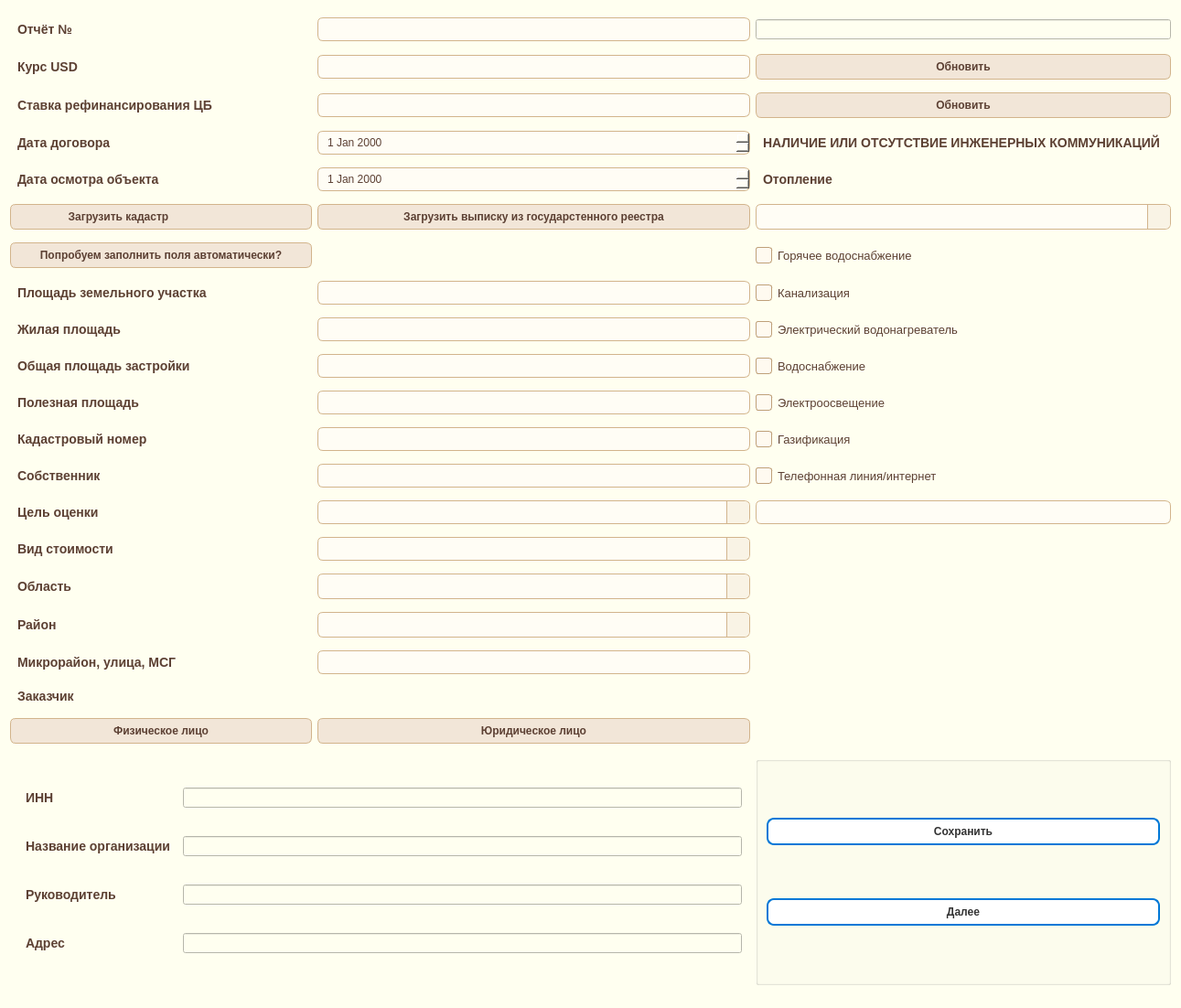
<?xml version="1.0" encoding="UTF-8"?>
<ui version="4.0">
 <class>info_widget</class>
 <widget class="QWidget" name="info_widget">
  <property name="geometry">
   <rect>
    <x>0</x>
    <y>0</y>
    <width>1291</width>
    <height>1102</height>
   </rect>
  </property>
  <property name="windowTitle">
   <string>Form</string>
  </property>
  <property name="styleSheet">
   <string notr="true">QWidget {
    background-color: #fffff0;
}
</string>
  </property>
  <layout class="QGridLayout" name="gridLayout_3">
   <item row="4" column="1">
    <widget class="QDateEdit" name="dateEdit">
     <property name="styleSheet">
      <string notr="true">QDateEdit {
    background-color: #fffdf5;         /* светлый тёплый фон, как у QLineEdit */
    color: #5c4033;                    /* шоколадный текст */
    border: 1px solid #d2b48c;         /* светло-коричневая рамка */
    border-radius: 6px;
    padding: 4px 8px;
    font-size: 12px;
}

QDateEdit:focus {
    border: 1px solid #a07d5e;
    background-color: #fff8e1;
}

QDateEdit::drop-down {
    subcontrol-origin: padding;
    subcontrol-position: top right;
    width: 22px;
    border-left: 1px solid #d2b48c;
    background-color: #f9f3e5;
    border-top-right-radius: 6px;
    border-bottom-right-radius: 6px;
}

QDateEdit::down-arrow {
    image: url(:/qt-project.org/styles/commonstyle/images/arrowdown-16.png);  /* стандартная стрелка */
    width: 12px;
    height: 12px;
}

QDateEdit:disabled {
    background-color: #f0f0f0;
    color: #999999;
    border: 1px solid #dddddd;
}
</string>
     </property>
    </widget>
   </item>
   <item row="6" column="1">
    <widget class="QPushButton" name="pushButton_upload_kochirma">
     <property name="styleSheet">
      <string notr="true">QPushButton {
    background-color: #f2e6d8;       /* тёплый светлый бежевый */
    color: #5c4033;                  /* тот же шоколадный, как и в QLabel */
    border: 1px solid #d2b48c;       /* светло-коричневая рамка */
    border-radius: 6px;
    padding: 6px 12px;
    font-size: 12px;
    font-weight: bold;
}

QPushButton:hover {
    background-color: #e6d2b5;       /* чуть темнее при наведении */
}

QPushButton:pressed {
    background-color: #d4b899;       /* эффект нажатия */
}

QPushButton:disabled {
    background-color: #f5f5f5;
    color: #aaa;
    border: 1px solid #ddd;
}
</string>
     </property>
     <property name="text">
      <string>Загрузить выписку из государстенного реестра</string>
     </property>
    </widget>
   </item>
   <item row="3" column="2">
    <widget class="QPushButton" name="pushButton_refresh_F">
     <property name="styleSheet">
      <string notr="true">QPushButton {
    background-color: #f2e6d8;       /* тёплый светлый бежевый */
    color: #5c4033;                  /* тот же шоколадный, как и в QLabel */
    border: 1px solid #d2b48c;       /* светло-коричневая рамка */
    border-radius: 6px;
    padding: 6px 12px;
    font-size: 12px;
    font-weight: bold;
}

QPushButton:hover {
    background-color: #e6d2b5;       /* чуть темнее при наведении */
}

QPushButton:pressed {
    background-color: #d4b899;       /* эффект нажатия */
}

QPushButton:disabled {
    background-color: #333333;
    color: #aaa;
    border: 1px solid #ddd;
}
</string>
     </property>
     <property name="text">
      <string>Обновить</string>
     </property>
    </widget>
   </item>
   <item row="4" column="0">
    <widget class="QLabel" name="label_4">
     <property name="styleSheet">
      <string notr="true">QLabel {
    color: #5c4033;         
    font-size: 14px;
    font-weight: 500;
    padding: 2px 4px;
}
</string>
     </property>
     <property name="text">
      <string>Дата договора</string>
     </property>
    </widget>
   </item>
   <item row="8" column="0">
    <widget class="QPushButton" name="pushButton_parse_kadastr">
     <property name="styleSheet">
      <string notr="true">QPushButton {
    background-color: #f2e6d8;       /* тёплый светлый бежевый */
    color: #5c4033;                  /* тот же шоколадный, как и в QLabel */
    border: 1px solid #d2b48c;       /* светло-коричневая рамка */
    border-radius: 6px;
    padding: 6px 12px;
    font-size: 12px;
    font-weight: bold;
}

QPushButton:hover {
    background-color: #e6d2b5;       /* чуть темнее при наведении */
}

QPushButton:pressed {
    background-color: #d4b899;       /* эффект нажатия */
}

QPushButton:disabled {
    background-color: #f5f5f5;
    color: #aaa;
    border: 1px solid #ddd;
}
</string>
     </property>
     <property name="text">
      <string>Попробуем заполнить поля автоматически?</string>
     </property>
    </widget>
   </item>
   <item row="6" column="2">
    <widget class="QComboBox" name="comboBox_Heating">
     <property name="styleSheet">
      <string notr="true">QComboBox {
    background-color: #fffdf5;
    color: #5c4033;
    border: 1px solid #d2b48c;
    border-radius: 6px;
    padding: 4px 6px;
    font-size: 14px;
}

QComboBox:focus {
    border: 1px solid #a07d5e;
    background-color: #fff8e1;
}

QComboBox::drop-down {
    subcontrol-origin: padding;
    subcontrol-position: top right;
    width: 24px;
    border-left: 1px solid #d2b48c;
    background-color: #f9f3e5;
    border-top-right-radius: 6px;
    border-bottom-right-radius: 6px;
}
QComboBox::down-arrow {
    width: 12px;
    height: 12px;
    image: none;
}

</string>
     </property>
    </widget>
   </item>
   <item row="4" column="2">
    <widget class="QLabel" name="label">
     <property name="font">
      <font>
       <pointsize>-1</pointsize>
       <weight>62</weight>
       <bold>true</bold>
      </font>
     </property>
     <property name="styleSheet">
      <string notr="true">QLabel {
    color: #5c4033;          /* тёмно-серый текст */
    font-size: 14px;
    font-weight: 500;
    padding: 2px 4px;
}
</string>
     </property>
     <property name="text">
      <string>НАЛИЧИЕ ИЛИ ОТСУТСТВИЕ ИНЖЕНЕРНЫХ КОММУНИКАЦИЙ</string>
     </property>
    </widget>
   </item>
   <item row="8" column="2">
    <widget class="QCheckBox" name="checkBox_hot_water">
     <property name="styleSheet">
      <string notr="true">QCheckBox {
    spacing: 6px;
    font-size: 13px;
    color: #5c4033;
}

QCheckBox::indicator {
    width: 16px;
    height: 16px;
    border: 1px solid #bfa07a;
    background-color: #fffaf0;
    border-radius: 3px;
}

QCheckBox::indicator:hover {
    border: 1px solid #a07d5e;
    background-color: #f9f0df;
}

QCheckBox::indicator:checked {
    background-color: #d2b48c; /* тёплый коричнево-бежевый */
    border: 1px solid #a07d5e;
}

QCheckBox::indicator:disabled {
    background-color: #f0f0f0;
    border: 1px solid #cccccc;
}
</string>
     </property>
     <property name="text">
      <string>Горячее водоснабжение</string>
     </property>
    </widget>
   </item>
   <item row="5" column="2">
    <widget class="QLabel" name="label_Heating">
     <property name="styleSheet">
      <string notr="true">QLabel {
    color: #5c4033;         
    font-size: 14px;
    font-weight: 500;
    padding: 2px 4px;
}
</string>
     </property>
     <property name="text">
      <string>Отопление</string>
     </property>
    </widget>
   </item>
   <item row="5" column="0">
    <widget class="QLabel" name="label_5">
     <property name="styleSheet">
      <string notr="true">QLabel {
    color: #5c4033;         
    font-size: 14px;
    font-weight: 500;
    padding: 2px 4px;
}
</string>
     </property>
     <property name="text">
      <string>Дата осмотра объекта                                         </string>
     </property>
    </widget>
   </item>
   <item row="12" column="0">
    <widget class="QLabel" name="label_useful_area">
     <property name="styleSheet">
      <string notr="true">QLabel {
    color: #5c4033;         
    font-size: 14px;
    font-weight: 500;
    padding: 2px 4px;
}
</string>
     </property>
     <property name="text">
      <string>Полезная площадь</string>
     </property>
    </widget>
   </item>
   <item row="11" column="0">
    <widget class="QLabel" name="label_total_area">
     <property name="styleSheet">
      <string notr="true">QLabel {
    color: #5c4033;         
    font-size: 14px;
    font-weight: 500;
    padding: 2px 4px;
}
</string>
     </property>
     <property name="text">
      <string>Общая площадь застройки</string>
     </property>
    </widget>
   </item>
   <item row="11" column="1">
    <widget class="QLineEdit" name="lineEdit_total_area">
     <property name="styleSheet">
      <string notr="true">QLineEdit {
    background-color: #fffdf5;           /* чуть отличающийся от фона */
    color: #5c4033;                      /* шоколадный текст */
    border: 1px solid #d2b48c;           /* тёплая светло-коричневая рамка */
    border-radius: 6px;
    padding: 4px 8px;
    font-size: 12px;
}

QLineEdit:focus {
    border: 1px solid #a07d5e;           /* выделение рамки при фокусе */
    background-color: #fff8e1;
}

QLineEdit:disabled {
    background-color: #f0f0f0;
    color: #999999;
    border: 1px solid #dddddd;
}
</string>
     </property>
    </widget>
   </item>
   <item row="10" column="1">
    <widget class="QLineEdit" name="lineEdit_living_area">
     <property name="styleSheet">
      <string notr="true">QLineEdit {
    background-color: #fffdf5;           /* чуть отличающийся от фона */
    color: #5c4033;                      /* шоколадный текст */
    border: 1px solid #d2b48c;           /* тёплая светло-коричневая рамка */
    border-radius: 6px;
    padding: 4px 8px;
    font-size: 12px;
}

QLineEdit:focus {
    border: 1px solid #a07d5e;           /* выделение рамки при фокусе */
    background-color: #fff8e1;
}

QLineEdit:disabled {
    background-color: #f0f0f0;
    color: #999999;
    border: 1px solid #dddddd;
}
</string>
     </property>
    </widget>
   </item>
   <item row="13" column="0">
    <widget class="QLabel" name="label_cadastral_number">
     <property name="styleSheet">
      <string notr="true">QLabel {
    color: #5c4033;         
    font-size: 14px;
    font-weight: 500;
    padding: 2px 4px;
}
</string>
     </property>
     <property name="text">
      <string>Кадастровый номер</string>
     </property>
    </widget>
   </item>
   <item row="12" column="1">
    <widget class="QLineEdit" name="lineEdit_useful_area">
     <property name="styleSheet">
      <string notr="true">QLineEdit {
    background-color: #fffdf5;           /* чуть отличающийся от фона */
    color: #5c4033;                      /* шоколадный текст */
    border: 1px solid #d2b48c;           /* тёплая светло-коричневая рамка */
    border-radius: 6px;
    padding: 4px 8px;
    font-size: 12px;
}

QLineEdit:focus {
    border: 1px solid #a07d5e;           /* выделение рамки при фокусе */
    background-color: #fff8e1;
}

QLineEdit:disabled {
    background-color: #f0f0f0;
    color: #999999;
    border: 1px solid #dddddd;
}
</string>
     </property>
    </widget>
   </item>
   <item row="13" column="1">
    <widget class="QLineEdit" name="lineEdit_cadastral_number">
     <property name="styleSheet">
      <string notr="true">QLineEdit {
    background-color: #fffdf5;           /* чуть отличающийся от фона */
    color: #5c4033;                      /* шоколадный текст */
    border: 1px solid #d2b48c;           /* тёплая светло-коричневая рамка */
    border-radius: 6px;
    padding: 4px 8px;
    font-size: 12px;
}

QLineEdit:focus {
    border: 1px solid #a07d5e;           /* выделение рамки при фокусе */
    background-color: #fff8e1;
}

QLineEdit:disabled {
    background-color: #f0f0f0;
    color: #999999;
    border: 1px solid #dddddd;
}
</string>
     </property>
    </widget>
   </item>
   <item row="15" column="1">
    <widget class="QComboBox" name="comboBox_valuating_point">
     <property name="styleSheet">
      <string notr="true">QComboBox {
    background-color: #fffdf5;
    color: #5c4033;
    border: 1px solid #d2b48c;
    border-radius: 6px;
    padding: 4px 6px;
    font-size: 12px;
}

QComboBox:focus {
    border: 1px solid #a07d5e;
    background-color: #fff8e1;
}

QComboBox::drop-down {
    subcontrol-origin: padding;
    subcontrol-position: top right;
    width: 24px;
    border-left: 1px solid #d2b48c;
    background-color: #f9f3e5;
    border-top-right-radius: 6px;
    border-bottom-right-radius: 6px;
}
QComboBox::down-arrow {
    width: 12px;
    height: 12px;
    image: none;
}

</string>
     </property>
    </widget>
   </item>
   <item row="14" column="0">
    <widget class="QLabel" name="label_6">
     <property name="styleSheet">
      <string notr="true">QLabel {
    color: #5c4033;         
    font-size: 14px;
    font-weight: 500;
    padding: 2px 4px;
}
</string>
     </property>
     <property name="text">
      <string>Собственник</string>
     </property>
    </widget>
   </item>
   <item row="14" column="1">
    <widget class="QLineEdit" name="lineEdit_owner">
     <property name="styleSheet">
      <string notr="true">QLineEdit {
    background-color: #fffdf5;           /* чуть отличающийся от фона */
    color: #5c4033;                      /* шоколадный текст */
    border: 1px solid #d2b48c;           /* тёплая светло-коричневая рамка */
    border-radius: 6px;
    padding: 4px 8px;
    font-size: 12px;
}

QLineEdit:focus {
    border: 1px solid #a07d5e;           /* выделение рамки при фокусе */
    background-color: #fff8e1;
}

QLineEdit:disabled {
    background-color: #f0f0f0;
    color: #999999;
    border: 1px solid #dddddd;
}
</string>
     </property>
     <property name="text">
      <string/>
     </property>
    </widget>
   </item>
   <item row="15" column="0">
    <widget class="QLabel" name="label_8">
     <property name="styleSheet">
      <string notr="true">QLabel {
    color: #5c4033;         
    font-size: 14px;
    font-weight: 500;
    padding: 2px 4px;
}
</string>
     </property>
     <property name="text">
      <string>Цель оценки</string>
     </property>
    </widget>
   </item>
   <item row="23" column="2">
    <widget class="QGroupBox" name="groupBox">
     <property name="title">
      <string/>
     </property>
     <layout class="QGridLayout" name="gridLayout_4">
      <item row="0" column="0">
       <widget class="QPushButton" name="save_report_button">
        <property name="styleSheet">
         <string notr="true">QPushButton {
    background-color: #ffffff;
    color: #333333;
    border: 2px solid #0078d7;         /* синий акцент */
    border-radius: 8px;
    padding: 6px 12px;
    font-weight: bold;
}

QPushButton:hover {
    background-color: #e6f0ff;         /* светло-синий при наведении */
}

QPushButton:pressed {
    background-color: #cce0ff;         /* темнее при нажатии */
}

QPushButton:disabled {
    background-color: #f0f0f0;
    color: #a0a0a0;
    border: 1px solid #cccccc;
}
#pushButton_duplicate {
    background-color: #f9f9f9;
    border: 2px solid #28a745;   /* зелёный */
    border-radius: 8px;
    padding: 6px 14px;
}
#pushButton_duplicate:hover {
    background-color: #e6ffe9;
}
</string>
        </property>
        <property name="text">
         <string>Сохранить</string>
        </property>
       </widget>
      </item>
      <item row="1" column="0">
       <widget class="QPushButton" name="pushButton_next">
        <property name="styleSheet">
         <string notr="true">QPushButton {
    background-color: #ffffff;
    color: #333333;
    border: 2px solid #0078d7;         /* синий акцент */
    border-radius: 8px;
    padding: 6px 12px;
    font-weight: bold;
}

QPushButton:hover {
    background-color: #e6f0ff;         /* светло-синий при наведении */
}

QPushButton:pressed {
    background-color: #cce0ff;         /* темнее при нажатии */
}

QPushButton:disabled {
    background-color: #f0f0f0;
    color: #a0a0a0;
    border: 1px solid #cccccc;
}
#pushButton_duplicate {
    background-color: #f9f9f9;
    border: 2px solid #28a745;   /* зелёный */
    border-radius: 8px;
    padding: 6px 14px;
}
#pushButton_duplicate:hover {
    background-color: #e6ffe9;
}
</string>
        </property>
        <property name="text">
         <string>Далее</string>
        </property>
       </widget>
      </item>
     </layout>
    </widget>
   </item>
   <item row="5" column="1">
    <widget class="QDateEdit" name="dateEdit_2">
     <property name="styleSheet">
      <string notr="true">QDateEdit {
    background-color: #fffdf5;         /* светлый тёплый фон, как у QLineEdit */
    color: #5c4033;                    /* шоколадный текст */
    border: 1px solid #d2b48c;         /* светло-коричневая рамка */
    border-radius: 6px;
    padding: 4px 8px;
    font-size: 12px;
}

QDateEdit:focus {
    border: 1px solid #a07d5e;
    background-color: #fff8e1;
}

QDateEdit::drop-down {
    subcontrol-origin: padding;
    subcontrol-position: top right;
    width: 22px;
    border-left: 1px solid #d2b48c;
    background-color: #f9f3e5;
    border-top-right-radius: 6px;
    border-bottom-right-radius: 6px;
}

QDateEdit::down-arrow {
    image: url(:/qt-project.org/styles/commonstyle/images/arrowdown-16.png);  /* стандартная стрелка */
    width: 12px;
    height: 12px;
}

QDateEdit:disabled {
    background-color: #f0f0f0;
    color: #999999;
    border: 1px solid #dddddd;
}
</string>
     </property>
    </widget>
   </item>
   <item row="19" column="0">
    <widget class="QLabel" name="label_11">
     <property name="styleSheet">
      <string notr="true">QLabel {
    color: #5c4033;         
    font-size: 14px;
    font-weight: 500;
    padding: 2px 4px;
}
</string>
     </property>
     <property name="text">
      <string>Район</string>
     </property>
    </widget>
   </item>
   <item row="6" column="0">
    <widget class="QPushButton" name="pushButton_upload_kadastr">
     <property name="styleSheet">
      <string notr="true">QPushButton {
    background-color: #f2e6d8;       /* тёплый светлый бежевый */
    color: #5c4033;                  /* тот же шоколадный, как и в QLabel */
    border: 1px solid #d2b48c;       /* светло-коричневая рамка */
    border-radius: 6px;
    padding: 6px 12px;
    font-size: 12px;
    font-weight: bold;
}

QPushButton:hover {
    background-color: #e6d2b5;       /* чуть темнее при наведении */
}

QPushButton:pressed {
    background-color: #d4b899;       /* эффект нажатия */
}

QPushButton:disabled {
    background-color: #f5f5f5;
    color: #aaa;
    border: 1px solid #ddd;
}
</string>
     </property>
     <property name="text">
      <string>Загрузить кадастр                            </string>
     </property>
    </widget>
   </item>
   <item row="19" column="1">
    <widget class="QComboBox" name="comboBox_rayon">
     <property name="styleSheet">
      <string notr="true">QComboBox {
    background-color: #fffdf5;
    color: #5c4033;
    border: 1px solid #d2b48c;
    border-radius: 6px;
    padding: 4px 6px;
    font-size: 14px;
}

QComboBox:focus {
    border: 1px solid #a07d5e;
    background-color: #fff8e1;
}

QComboBox::drop-down {
    subcontrol-origin: padding;
    subcontrol-position: top right;
    width: 24px;
    border-left: 1px solid #d2b48c;
    background-color: #f9f3e5;
    border-top-right-radius: 6px;
    border-bottom-right-radius: 6px;
}
QComboBox::down-arrow {
    width: 12px;
    height: 12px;
    image: none;
}

</string>
     </property>
    </widget>
   </item>
   <item row="20" column="0">
    <widget class="QLabel" name="label_12">
     <property name="styleSheet">
      <string notr="true">QLabel {
    color: #5c4033;         
    font-size: 14px;
    font-weight: 500;
    padding: 2px 4px;
}
</string>
     </property>
     <property name="text">
      <string>Микрорайон, улица, МСГ</string>
     </property>
    </widget>
   </item>
   <item row="17" column="0">
    <widget class="QLabel" name="label_9">
     <property name="styleSheet">
      <string notr="true">QLabel {
    color: #5c4033;         
    font-size: 14px;
    font-weight: 500;
    padding: 2px 4px;
}
</string>
     </property>
     <property name="text">
      <string>Вид стоимости</string>
     </property>
    </widget>
   </item>
   <item row="20" column="1">
    <widget class="QLineEdit" name="lineEdit_adress">
     <property name="styleSheet">
      <string notr="true">QLineEdit {
    background-color: #fffdf5;           /* чуть отличающийся от фона */
    color: #5c4033;                      /* шоколадный текст */
    border: 1px solid #d2b48c;           /* тёплая светло-коричневая рамка */
    border-radius: 6px;
    padding: 4px 8px;
    font-size: 12px;
}

QLineEdit:focus {
    border: 1px solid #a07d5e;           /* выделение рамки при фокусе */
    background-color: #fff8e1;
}

QLineEdit:disabled {
    background-color: #f0f0f0;
    color: #999999;
    border: 1px solid #dddddd;
}
</string>
     </property>
     <property name="text">
      <string/>
     </property>
    </widget>
   </item>
   <item row="17" column="1">
    <widget class="QComboBox" name="comboBox_price_type">
     <property name="styleSheet">
      <string notr="true">QComboBox {
    background-color: #fffdf5;
    color: #5c4033;
    border: 1px solid #d2b48c;
    border-radius: 6px;
    padding: 4px 6px;
    font-size: 12px;
}

QComboBox:focus {
    border: 1px solid #a07d5e;
    background-color: #fff8e1;
}

QComboBox::drop-down {
    subcontrol-origin: padding;
    subcontrol-position: top right;
    width: 24px;
    border-left: 1px solid #d2b48c;
    background-color: #f9f3e5;
    border-top-right-radius: 6px;
    border-bottom-right-radius: 6px;
}
QComboBox::down-arrow {
    width: 12px;
    height: 12px;
    image: none;
}

</string>
     </property>
    </widget>
   </item>
   <item row="18" column="0">
    <widget class="QLabel" name="label_10">
     <property name="styleSheet">
      <string notr="true">QLabel {
    color: #5c4033;         
    font-size: 14px;
    font-weight: 500;
    padding: 2px 4px;
}
</string>
     </property>
     <property name="text">
      <string>Область</string>
     </property>
    </widget>
   </item>
   <item row="10" column="2">
    <widget class="QCheckBox" name="checkBox_Ariston">
     <property name="styleSheet">
      <string notr="true">QCheckBox {
    spacing: 6px;
    font-size: 13px;
    color: #5c4033;
}

QCheckBox::indicator {
    width: 16px;
    height: 16px;
    border: 1px solid #bfa07a;
    background-color: #fffaf0;
    border-radius: 3px;
}

QCheckBox::indicator:hover {
    border: 1px solid #a07d5e;
    background-color: #f9f0df;
}

QCheckBox::indicator:checked {
    background-color: #d2b48c; /* тёплый коричнево-бежевый */
    border: 1px solid #a07d5e;
}

QCheckBox::indicator:disabled {
    background-color: #f0f0f0;
    border: 1px solid #cccccc;
}
</string>
     </property>
     <property name="text">
      <string>Электрический водонагреватель</string>
     </property>
    </widget>
   </item>
   <item row="22" column="0">
    <widget class="QPushButton" name="pushButton_buyer_man">
     <property name="styleSheet">
      <string notr="true">QPushButton {
    background-color: #f2e6d8;       /* тёплый светлый бежевый */
    color: #5c4033;                  /* тот же шоколадный, как и в QLabel */
    border: 1px solid #d2b48c;       /* светло-коричневая рамка */
    border-radius: 6px;
    padding: 6px 12px;
    font-size: 12px;
    font-weight: bold;
}

QPushButton:hover {
    background-color: #e6d2b5;       /* чуть темнее при наведении */
}

QPushButton:pressed {
    background-color: #d4b899;       /* эффект нажатия */
}

QPushButton:disabled {
    background-color: #f5f5f5;
    color: #aaa;
    border: 1px solid #ddd;
}
</string>
     </property>
     <property name="text">
      <string>Физическое лицо</string>
     </property>
    </widget>
   </item>
   <item row="22" column="1">
    <widget class="QPushButton" name="pushButton_buyer_company">
     <property name="styleSheet">
      <string notr="true">QPushButton {
    background-color: #f2e6d8;       /* тёплый светлый бежевый */
    color: #5c4033;                  /* тот же шоколадный, как и в QLabel */
    border: 1px solid #d2b48c;       /* светло-коричневая рамка */
    border-radius: 6px;
    padding: 6px 12px;
    font-size: 12px;
    font-weight: bold;
}

QPushButton:hover {
    background-color: #e6d2b5;       /* чуть темнее при наведении */
}

QPushButton:pressed {
    background-color: #d4b899;       /* эффект нажатия */
}

QPushButton:disabled {
    background-color: #f5f5f5;
    color: #aaa;
    border: 1px solid #ddd;
}
</string>
     </property>
     <property name="text">
      <string>Юридическое лицо</string>
     </property>
    </widget>
   </item>
   <item row="14" column="2">
    <widget class="QCheckBox" name="checkBox_ADSL">
     <property name="styleSheet">
      <string notr="true">QCheckBox {
    spacing: 6px;
    font-size: 13px;
    color: #5c4033;
}

QCheckBox::indicator {
    width: 16px;
    height: 16px;
    border: 1px solid #bfa07a;
    background-color: #fffaf0;
    border-radius: 3px;
}

QCheckBox::indicator:hover {
    border: 1px solid #a07d5e;
    background-color: #f9f0df;
}

QCheckBox::indicator:checked {
    background-color: #d2b48c; /* тёплый коричнево-бежевый */
    border: 1px solid #a07d5e;
}

QCheckBox::indicator:disabled {
    background-color: #f0f0f0;
    border: 1px solid #cccccc;
}
</string>
     </property>
     <property name="text">
      <string>Телефонная линия/интернет</string>
     </property>
    </widget>
   </item>
   <item row="11" column="2">
    <widget class="QCheckBox" name="checkBox_water">
     <property name="styleSheet">
      <string notr="true">QCheckBox {
    spacing: 6px;
    font-size: 13px;
    color: #5c4033;
}

QCheckBox::indicator {
    width: 16px;
    height: 16px;
    border: 1px solid #bfa07a;
    background-color: #fffaf0;
    border-radius: 3px;
}

QCheckBox::indicator:hover {
    border: 1px solid #a07d5e;
    background-color: #f9f0df;
}

QCheckBox::indicator:checked {
    background-color: #d2b48c; /* тёплый коричнево-бежевый */
    border: 1px solid #a07d5e;
}

QCheckBox::indicator:disabled {
    background-color: #f0f0f0;
    border: 1px solid #cccccc;
}
</string>
     </property>
     <property name="text">
      <string>Водоснабжение</string>
     </property>
    </widget>
   </item>
   <item row="9" column="1">
    <widget class="QLineEdit" name="lineEdit_land_area">
     <property name="styleSheet">
      <string notr="true">QLineEdit {
    background-color: #fffdf5;           /* чуть отличающийся от фона */
    color: #5c4033;                      /* шоколадный текст */
    border: 1px solid #d2b48c;           /* тёплая светло-коричневая рамка */
    border-radius: 6px;
    padding: 4px 8px;
    font-size: 12px;
}

QLineEdit:focus {
    border: 1px solid #a07d5e;           /* выделение рамки при фокусе */
    background-color: #fff8e1;
}

QLineEdit:disabled {
    background-color: #f0f0f0;
    color: #999999;
    border: 1px solid #dddddd;
}
</string>
     </property>
    </widget>
   </item>
   <item row="9" column="2">
    <widget class="QCheckBox" name="checkBox_Sewerage">
     <property name="styleSheet">
      <string notr="true">QCheckBox {
    spacing: 6px;
    font-size: 13px;
    color: #5c4033;
}

QCheckBox::indicator {
    width: 16px;
    height: 16px;
    border: 1px solid #bfa07a;
    background-color: #fffaf0;
    border-radius: 3px;
}

QCheckBox::indicator:hover {
    border: 1px solid #a07d5e;
    background-color: #f9f0df;
}

QCheckBox::indicator:checked {
    background-color: #d2b48c; /* тёплый коричнево-бежевый */
    border: 1px solid #a07d5e;
}

QCheckBox::indicator:disabled {
    background-color: #f0f0f0;
    border: 1px solid #cccccc;
}
</string>
     </property>
     <property name="text">
      <string>Канализация</string>
     </property>
    </widget>
   </item>
   <item row="12" column="2">
    <widget class="QCheckBox" name="checkBox_Electric">
     <property name="styleSheet">
      <string notr="true">QCheckBox {
    spacing: 6px;
    font-size: 13px;
    color: #5c4033;
}

QCheckBox::indicator {
    width: 16px;
    height: 16px;
    border: 1px solid #bfa07a;
    background-color: #fffaf0;
    border-radius: 3px;
}

QCheckBox::indicator:hover {
    border: 1px solid #a07d5e;
    background-color: #f9f0df;
}

QCheckBox::indicator:checked {
    background-color: #d2b48c; /* тёплый коричнево-бежевый */
    border: 1px solid #a07d5e;
}

QCheckBox::indicator:disabled {
    background-color: #f0f0f0;
    border: 1px solid #cccccc;
}
</string>
     </property>
     <property name="text">
      <string>Электроосвещение</string>
     </property>
    </widget>
   </item>
   <item row="15" column="2">
    <widget class="QLineEdit" name="lineEdit_developer">
     <property name="styleSheet">
      <string notr="true">QLineEdit {
    background-color: #fffdf5;           /* чуть отличающийся от фона */
    color: #5c4033;                      /* шоколадный текст */
    border: 1px solid #d2b48c;           /* тёплая светло-коричневая рамка */
    border-radius: 6px;
    padding: 4px 8px;
    font-size: 12px;
}

QLineEdit:focus {
    border: 1px solid #a07d5e;           /* выделение рамки при фокусе */
    background-color: #fff8e1;
}

QLineEdit:disabled {
    background-color: #f0f0f0;
    color: #999999;
    border: 1px solid #dddddd;
}
</string>
     </property>
    </widget>
   </item>
   <item row="9" column="0">
    <widget class="QLabel" name="label_land_area">
     <property name="styleSheet">
      <string notr="true">QLabel {
    color: #5c4033;         
    font-size: 14px;
    font-weight: 500;
    padding: 2px 4px;
}
</string>
     </property>
     <property name="text">
      <string>Площадь земельного участка</string>
     </property>
    </widget>
   </item>
   <item row="2" column="1">
    <widget class="QLineEdit" name="reportNumberEdit_2">
     <property name="font">
      <font>
       <pointsize>-1</pointsize>
      </font>
     </property>
     <property name="styleSheet">
      <string notr="true">QLineEdit {
    background-color: #fffdf5;           /* чуть отличающийся от фона */
    color: #5c4033;                      /* шоколадный текст */
    border: 1px solid #d2b48c;           /* тёплая светло-коричневая рамка */
    border-radius: 6px;
    padding: 4px 8px;
    font-size: 12px;
}

QLineEdit:focus {
    border: 1px solid #a07d5e;           /* выделение рамки при фокусе */
    background-color: #fff8e1;
}

QLineEdit:disabled {
    background-color: #f0f0f0;
    color: #999999;
    border: 1px solid #dddddd;
}
</string>
     </property>
    </widget>
   </item>
   <item row="18" column="1">
    <widget class="QComboBox" name="comboBox_oblast">
     <property name="styleSheet">
      <string notr="true">QComboBox {
    background-color: #fffdf5;
    color: #5c4033;
    border: 1px solid #d2b48c;
    border-radius: 6px;
    padding: 4px 6px;
    font-size: 14px;
}

QComboBox:focus {
    border: 1px solid #a07d5e;
    background-color: #fff8e1;
}

QComboBox::drop-down {
    subcontrol-origin: padding;
    subcontrol-position: top right;
    width: 24px;
    border-left: 1px solid #d2b48c;
    background-color: #f9f3e5;
    border-top-right-radius: 6px;
    border-bottom-right-radius: 6px;
}
QComboBox::down-arrow {
    width: 12px;
    height: 12px;
    image: none;
}

</string>
     </property>
    </widget>
   </item>
   <item row="13" column="2">
    <widget class="QCheckBox" name="checkBox_gas">
     <property name="styleSheet">
      <string notr="true">QCheckBox {
    spacing: 6px;
    font-size: 13px;
    color: #5c4033;
}

QCheckBox::indicator {
    width: 16px;
    height: 16px;
    border: 1px solid #bfa07a;
    background-color: #fffaf0;
    border-radius: 3px;
}

QCheckBox::indicator:hover {
    border: 1px solid #a07d5e;
    background-color: #f9f0df;
}

QCheckBox::indicator:checked {
    background-color: #d2b48c; /* тёплый коричнево-бежевый */
    border: 1px solid #a07d5e;
}

QCheckBox::indicator:disabled {
    background-color: #f0f0f0;
    border: 1px solid #cccccc;
}
</string>
     </property>
     <property name="text">
      <string>Газификация</string>
     </property>
    </widget>
   </item>
   <item row="2" column="0">
    <widget class="QLabel" name="label_3">
     <property name="styleSheet">
      <string notr="true">QLabel {
    color: #5c4033;         
    font-size: 14px;
    font-weight: 500;
    padding: 2px 4px;
}
</string>
     </property>
     <property name="text">
      <string>Курс USD</string>
     </property>
    </widget>
   </item>
   <item row="3" column="0">
    <widget class="QLabel" name="label_21">
     <property name="styleSheet">
      <string notr="true">QLabel {
    color: #5c4033;         
    font-size: 14px;
    font-weight: 500;
    padding: 2px 4px;
}
</string>
     </property>
     <property name="text">
      <string>Ставка рефинансирования ЦБ</string>
     </property>
    </widget>
   </item>
   <item row="3" column="1">
    <widget class="QLineEdit" name="lineEdit_CBUF">
     <property name="styleSheet">
      <string notr="true">QLineEdit {
    background-color: #fffdf5;           /* чуть отличающийся от фона */
    color: #5c4033;                      /* шоколадный текст */
    border: 1px solid #d2b48c;           /* тёплая светло-коричневая рамка */
    border-radius: 6px;
    padding: 4px 8px;
    font-size: 12px;
}

QLineEdit:focus {
    border: 1px solid #a07d5e;           /* выделение рамки при фокусе */
    background-color: #fff8e1;
}

QLineEdit:disabled {
    background-color: #f0f0f0;
    color: #999999;
    border: 1px solid #dddddd;
}
</string>
     </property>
    </widget>
   </item>
   <item row="2" column="2">
    <widget class="QPushButton" name="pushButton_refresh_exchange">
     <property name="styleSheet">
      <string notr="true">QPushButton {
    background-color: #f2e6d8;       /* тёплый светлый бежевый */
    color: #5c4033;                  /* тот же шоколадный, как и в QLabel */
    border: 1px solid #d2b48c;       /* светло-коричневая рамка */
    border-radius: 6px;
    padding: 6px 12px;
    font-size: 12px;
    font-weight: bold;
}

QPushButton:hover {
    background-color: #e6d2b5;       /* чуть темнее при наведении */
}

QPushButton:pressed {
    background-color: #d4b899;       /* эффект нажатия */
}

QPushButton:disabled {
    background-color: #333333;
    color: #aaa;
    border: 1px solid #ddd;
}
</string>
     </property>
     <property name="text">
      <string>Обновить</string>
     </property>
    </widget>
   </item>
   <item row="21" column="0">
    <widget class="QLabel" name="label_7">
     <property name="maximumSize">
      <size>
       <width>16777215</width>
       <height>20</height>
      </size>
     </property>
     <property name="styleSheet">
      <string notr="true">QLabel {
    color: #5c4033;         
    font-size: 14px;
    font-weight: 500;
    padding: 2px 4px;
}
</string>
     </property>
     <property name="text">
      <string>Заказчик</string>
     </property>
    </widget>
   </item>
   <item row="0" column="2">
    <widget class="QLineEdit" name="reportNumberEdit">
     <property name="alignment">
      <set>Qt::AlignRight|Qt::AlignTrailing|Qt::AlignVCenter</set>
     </property>
    </widget>
   </item>
   <item row="0" column="1">
    <widget class="QLineEdit" name="lineEdit_reg_number">
     <property name="font">
      <font>
       <pointsize>-1</pointsize>
      </font>
     </property>
     <property name="styleSheet">
      <string notr="true">QLineEdit {
    background-color: #fffdf5;           /* чуть отличающийся от фона */
    color: #5c4033;                      /* шоколадный текст */
    border: 1px solid #d2b48c;           /* тёплая светло-коричневая рамка */
    border-radius: 6px;
    padding: 4px 8px;
    font-size: 12px;
}

QLineEdit:focus {
    border: 1px solid #a07d5e;           /* выделение рамки при фокусе */
    background-color: #fff8e1;
}

QLineEdit:disabled {
    background-color: #f0f0f0;
    color: #999999;
    border: 1px solid #dddddd;
}
</string>
     </property>
    </widget>
   </item>
   <item row="0" column="0">
    <widget class="QLabel" name="label_2">
     <property name="styleSheet">
      <string notr="true">QLabel {
    color: #5c4033;          /* тёмно-серый текст */
    font-size: 14px;
    font-weight: 500;
    padding: 2px 4px;
}
</string>
     </property>
     <property name="text">
      <string>Отчёт №</string>
     </property>
    </widget>
   </item>
   <item row="10" column="0">
    <widget class="QLabel" name="label_living_area">
     <property name="styleSheet">
      <string notr="true">QLabel {
    color: #5c4033;         
    font-size: 14px;
    font-weight: 500;
    padding: 2px 4px;
}
</string>
     </property>
     <property name="text">
      <string>Жилая площадь</string>
     </property>
    </widget>
   </item>
   <item row="23" column="0" colspan="2">
    <widget class="QStackedWidget" name="stackedWidget_buyer">
     <property name="minimumSize">
      <size>
       <width>809</width>
       <height>100</height>
      </size>
     </property>
     <property name="maximumSize">
      <size>
       <width>16777215</width>
       <height>250</height>
      </size>
     </property>
     <property name="currentIndex">
      <number>0</number>
     </property>
     <widget class="QWidget" name="page">
      <layout class="QGridLayout" name="gridLayout_2">
       <item row="0" column="0">
        <widget class="QLabel" name="label_17">
         <property name="font">
          <font>
           <pointsize>-1</pointsize>
           <weight>62</weight>
           <bold>true</bold>
          </font>
         </property>
         <property name="styleSheet">
          <string notr="true">QLabel {
    color: #5c4033;         
    font-size: 14px;
    font-weight: 500;
    padding: 2px 4px;
}
</string>
         </property>
         <property name="text">
          <string>ИНН</string>
         </property>
        </widget>
       </item>
       <item row="1" column="1">
        <widget class="QLineEdit" name="lineEdit_name_company"/>
       </item>
       <item row="0" column="1">
        <widget class="QLineEdit" name="INN_LineEdit"/>
       </item>
       <item row="1" column="0">
        <widget class="QLabel" name="label_18">
         <property name="font">
          <font>
           <pointsize>-1</pointsize>
           <weight>62</weight>
           <bold>true</bold>
          </font>
         </property>
         <property name="styleSheet">
          <string notr="true">QLabel {
    color: #5c4033;         
    font-size: 14px;
    font-weight: 500;
    padding: 2px 4px;
}
</string>
         </property>
         <property name="text">
          <string>Название организации</string>
         </property>
        </widget>
       </item>
       <item row="3" column="1">
        <widget class="QLineEdit" name="LineEdit_adress_company"/>
       </item>
       <item row="2" column="1">
        <widget class="QLineEdit" name="lineEdit_director"/>
       </item>
       <item row="2" column="0">
        <widget class="QLabel" name="label_19">
         <property name="font">
          <font>
           <pointsize>-1</pointsize>
           <weight>62</weight>
           <bold>true</bold>
          </font>
         </property>
         <property name="styleSheet">
          <string notr="true">QLabel {
    color: #5c4033;         
    font-size: 14px;
    font-weight: 500;
    padding: 2px 4px;
}
</string>
         </property>
         <property name="text">
          <string>Руководитель</string>
         </property>
        </widget>
       </item>
       <item row="3" column="0">
        <widget class="QLabel" name="label_20">
         <property name="font">
          <font>
           <pointsize>-1</pointsize>
           <weight>62</weight>
           <bold>true</bold>
          </font>
         </property>
         <property name="styleSheet">
          <string notr="true">QLabel {
    color: #5c4033;         
    font-size: 14px;
    font-weight: 500;
    padding: 2px 4px;
}
</string>
         </property>
         <property name="text">
          <string>Адрес</string>
         </property>
        </widget>
       </item>
      </layout>
     </widget>
     <widget class="QWidget" name="page_2">
      <layout class="QGridLayout" name="gridLayout">
       <item row="2" column="1">
        <widget class="QLineEdit" name="lineEdit_passportN_man">
         <property name="styleSheet">
          <string notr="true">QLineEdit {
    background-color: #fffdf5;           /* чуть отличающийся от фона */
    color: #5c4033;                      /* шоколадный текст */
    border: 1px solid #d2b48c;           /* тёплая светло-коричневая рамка */
    border-radius: 6px;
    padding: 4px 8px;
    font-size: 12px;
}

QLineEdit:focus {
    border: 1px solid #a07d5e;           /* выделение рамки при фокусе */
    background-color: #fff8e1;
}

QLineEdit:disabled {
    background-color: #f0f0f0;
    color: #999999;
    border: 1px solid #dddddd;
}
</string>
         </property>
        </widget>
       </item>
       <item row="0" column="0">
        <widget class="QLabel" name="label_13">
         <property name="styleSheet">
          <string notr="true">QLabel {
    color: #5c4033;         
    font-size: 14px;
    font-weight: 500;
    padding: 2px 4px;
}
</string>
         </property>
         <property name="text">
          <string>Ф.И.О.</string>
         </property>
        </widget>
       </item>
       <item row="3" column="1">
        <widget class="QLineEdit" name="lineEdit_adress_man">
         <property name="styleSheet">
          <string notr="true">QLineEdit {
    background-color: #fffdf5;           /* чуть отличающийся от фона */
    color: #5c4033;                      /* шоколадный текст */
    border: 1px solid #d2b48c;           /* тёплая светло-коричневая рамка */
    border-radius: 6px;
    padding: 4px 8px;
    font-size: 12px;
}

QLineEdit:focus {
    border: 1px solid #a07d5e;           /* выделение рамки при фокусе */
    background-color: #fff8e1;
}

QLineEdit:disabled {
    background-color: #f0f0f0;
    color: #999999;
    border: 1px solid #dddddd;
}
</string>
         </property>
        </widget>
       </item>
       <item row="0" column="1">
        <widget class="QLineEdit" name="lineEdit_name_man">
         <property name="styleSheet">
          <string notr="true">QLineEdit {
    background-color: #fffdf5;           /* чуть отличающийся от фона */
    color: #5c4033;                      /* шоколадный текст */
    border: 1px solid #d2b48c;           /* тёплая светло-коричневая рамка */
    border-radius: 6px;
    padding: 4px 8px;
    font-size: 12px;
}

QLineEdit:focus {
    border: 1px solid #a07d5e;           /* выделение рамки при фокусе */
    background-color: #fff8e1;
}

QLineEdit:disabled {
    background-color: #f0f0f0;
    color: #999999;
    border: 1px solid #dddddd;
}
</string>
         </property>
        </widget>
       </item>
       <item row="2" column="0">
        <widget class="QLabel" name="label_15">
         <property name="styleSheet">
          <string notr="true">QLabel {
    color: #5c4033;         
    font-size: 14px;
    font-weight: 500;
    padding: 2px 4px;
}
</string>
         </property>
         <property name="text">
          <string>Номер паспорта</string>
         </property>
        </widget>
       </item>
       <item row="1" column="0">
        <widget class="QLabel" name="label_14">
         <property name="styleSheet">
          <string notr="true">QLabel {
    color: #5c4033;         
    font-size: 14px;
    font-weight: 500;
    padding: 2px 4px;
}
</string>
         </property>
         <property name="text">
          <string>Серия паспорта</string>
         </property>
        </widget>
       </item>
       <item row="3" column="0">
        <widget class="QLabel" name="label_16">
         <property name="styleSheet">
          <string notr="true">QLabel {
    color: #5c4033;         
    font-size: 14px;
    font-weight: 500;
    padding: 2px 4px;
}
</string>
         </property>
         <property name="text">
          <string>Адрес проживания</string>
         </property>
        </widget>
       </item>
       <item row="1" column="1">
        <widget class="QLineEdit" name="lineEdit_passportS_man">
         <property name="styleSheet">
          <string notr="true">QLineEdit {
    background-color: #fffdf5;           /* чуть отличающийся от фона */
    color: #5c4033;                      /* шоколадный текст */
    border: 1px solid #d2b48c;           /* тёплая светло-коричневая рамка */
    border-radius: 6px;
    padding: 4px 8px;
    font-size: 12px;
}

QLineEdit:focus {
    border: 1px solid #a07d5e;           /* выделение рамки при фокусе */
    background-color: #fff8e1;
}

QLineEdit:disabled {
    background-color: #f0f0f0;
    color: #999999;
    border: 1px solid #dddddd;
}
</string>
         </property>
        </widget>
       </item>
      </layout>
     </widget>
    </widget>
   </item>
  </layout>
 </widget>
 <resources/>
 <connections/>
</ui>
